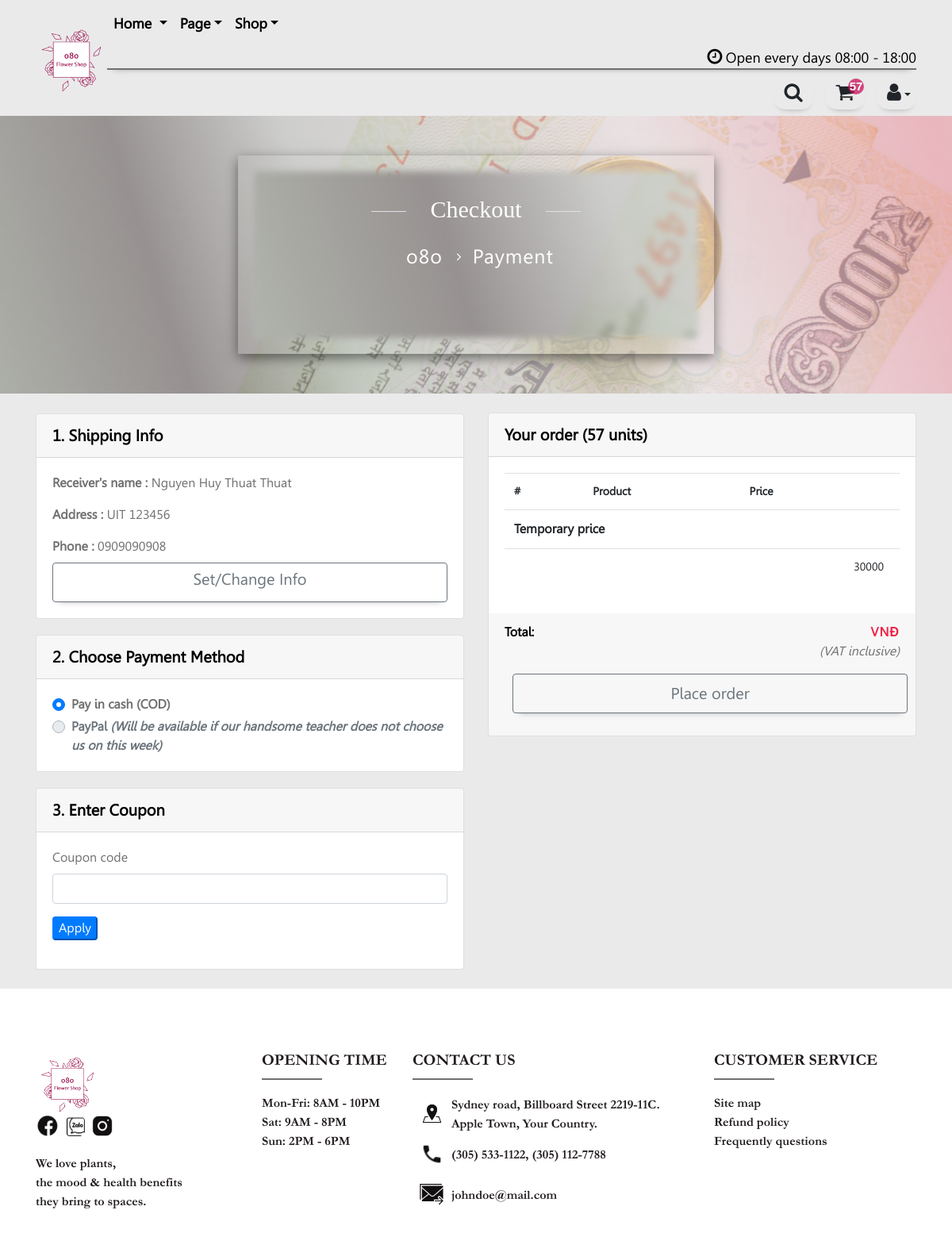
The page /checkout/ (signed in) on the database its author committed.
### user/models.py (models this page shows, shortened)
class CustomUser(AbstractUser):
    name = models.CharField(max_length = 150, blank=True, null=True)
    cell_phone = models.CharField(max_length = 10, blank=True, null=True)
    city = models.CharField(max_length = 50, blank=True, null=True)
    district = models.CharField(max_length = 50, blank=True, null=True)
    address = models.CharField(max_length = 150, blank=True, null=True)

### flowershop/views.py (the view)
# urls.py: path('checkout/',views.checkout,name='flowershop-checkout'),
@login_required
def checkout(request):
    if checkcart(request).content.decode("utf-8") == "invalid":
        return HttpResponseRedirect('/cart/')
    context = {
        'page_title': 'Checkout',
        'cart_count': cartcount(request),
    }
    return render(request, 'checkout.html', context)

### flowershop/models.py (called while the page is built)
    def __str__(self):
        return self.name

### flowershop/views.py (called while the page is built)
def cartcount(request):
    try:
        items = list(Cart.objects.filter(user = request.user).values('quantity'))
        count = sum(item['quantity'] for item in items)
        return count
    except:
        return 0

@login_required
def checkcart(request):
    items = Cart.objects.filter(user = request.user)
    for item in items:
        product = Product.objects.get(name = item.product)
        if product.quantity < item.quantity:
            return HttpResponse("invalid")
    return HttpResponse("valid")

### flowershop/templates/checkout.html (shortened to what this page needs)
{% extends 'base.html' %}
{% load static %}
{% block css %}
<link rel="stylesheet" href="{% static 'css/style.css' %}">
<link rel="stylesheet" href="{% static 'css/header.css' %}">
<link rel="stylesheet" href="{% static 'cart-css/cart-title.css' %}">
<link rel="stylesheet" href="{% static 'css/checkout.css' %}">
<link rel="stylesheet" href="{% static 'css/footer.css' %}">
{% endblock %}
{% block content %}
<section class="title">
	<div class="container-fluid title d-flex align-items-center">
		<div class="col-12 banner-text">
			<div class="box wrap w-100 align-items-center checkout-box">
				<div class="row">
					<div class="col-md-3 col-sm-2 p-0">
					</div>
					<div class="col-md-1 col-sm-1 border-top p-0">
					</div>
					<div class="col-md-4 col-sm-6 p-0">
						<h2 class="text-capitalize">Checkout</h2>
					</div>
					<div class="col-md-1 col-sm-1 border-top p-0">
					</div>
					<div class="col-md-3 col-sm-2 p-0">
					</div>
				</div>
				<div class="box-item-inner">
					<span><a class="btn-link" href="{% url 'flowershop-home' %}" typeof="WebPage" title="Go to home">
							o8o
						</a>
					</span>
					<i class="fa fa-angle-right" aria-hidden="true"></i>
					<span> Payment</span>
				</div>
			</div>
		</div>
	</div>
</section>
<article class="checkout-detail-section" style="background-color: #EAEAEB;">
	<div class="container mb-5">
		<div class="row justify-content-between ">
			<div class="card-address col-sm-11 col-md-10 col-lg-6 mb-4">
				<div class="card w-100 " style="margin-top: 25px !important; margin-left: 20px;">
					<div class="card-header">
						1. Shipping Info
					</div>
					<div class="card-body">
						<div id="profile-display">
							<p class="card-text name-text"> <span class="font-weight-bold">Receiver's name :</span> {{ user.name }}</p>
							<p class="card-text address-text"> <span class="font-weight-bold">Address :</span> {{ user.address }}</p>
							<p class="card-text phone-text"><span class="font-weight-bold">Phone :</span> {{ user.cell_phone }}</p>
						</div>
						<a href="#" class="btn btn-outline-secondary btn-lg w-100 mt-2 ml-0" id="change-address-btn" style="border-radius:4px !important; line-height: 25px !important;">Set/Change Info</a>
					</div>
				</div>
				<div class="card w-100" style="margin-top: 20px !important; margin-left: 20px;">
					<div class="card-header">
						2. Choose Payment Method
					</div>
					<div class="card-body ">
						<form>
							<div class="custom-control custom-radio pay-cod">
								<label class="custom-control-label" for="customRadio">
									<strong>Pay in cash (COD)</strong>
								</label>
							</div>
							<div class="custom-control custom-radio mt-1">
								<label class="custom-control-label" for="customRadio2">
									<strong>PayPal <span class="font-italic">(Will be available if our handsome teacher does not choose us on this week)</span></strong>
								</label>
							</div>
						</form>
					</div>
				</div>
				<div class="card w-100" style="margin-top: 20px !important; margin-left: 20px;">
					<div class="card-header">
						3. Enter Coupon
					</div>
					<div class="card-body ">
						<form id="form-coupon">
							<div class="form-group">
								<label for="coupon">Coupon code</label>
								<input value="" name="coupon" type="text" class="form-control" id="counpon" required>
							</div>
							<div class="form-group">
								<input class="btn-primary rounded" value="Apply" type="submit" id="apply-coupon">
							</div>
						</form>
					</div>
				</div>
			</div>
			<div class="col-sm-11 col-md-10 col-lg-6 mt-4 mb-4">
				<div class="card-preview card mb-3 float-right mt-3" style="max-width: 24rem;">
					<div class="card-header ">Your order <span id="quantity-product">({{ cart_count }} units)</span></div>
					<div class="card-body text-info">
						<table class="table table-hover product-review-table">
							<thead>
								<tr>
									<th scope="col">#</th>
									<th scope="col">Product</th>
									<th scope="col">Price</th>
									<th class="remove-icon-cell" scope="col"></th>
								</tr>
							</thead>
							<tbody>
								<tr>
									<th colspan="2" scope="row">Temporary price</th>
									<td colspan="2" class="text-right price total-cost">
									</td>
								</tr>
								<tr class="shipping-cost-tr">
									<th scope="row" colspan="2">
									</th>
									<td colspan="2" class="text-right price shipping-cost">30000</td>
								</tr>
							</tbody>
						</table>
					</div>
					<div class="card-footer">
						<strong style="color: black;">Total:</strong>
						<span style="color: rgb(238, 35, 71); letter-spacing: 1px; font-size: 16px;"
							class="float-right font-weight-bold final-cost price"> VNĐ</span>
						<p class="font-italic text-right">(VAT inclusive)</p>
						<form method="POST" enctype="multipart/form-data">
							<div class="form-group">
								<button id="order-btn" type="submit"
									class="btn btn-outline-secondary btn-lg w-100 order-btn"
									style="border-radius:4px !important; line-height: 25px !important;">Place
									order</button>
							</div>
						</form>
					</div>
				</div>
			</div>
		</div>
	</div>
</article>
{% endblock %}

### flowershop/static/css/style.css (style rules this page uses)
body { font-size: 1rem; font-family: leelawad, sans-serif; color: #707070; }
@media (min-width: 1200px) { body { padding-top: 0; } }

### flowershop/static/css/header.css (style rules this page uses)
div > i + span { color: #000; font-size: 18px; cursor: pointer; }
.btn { display: inline-block; width: 50px; height: 50px; border-radius: 30%; box-shadow: 0 6px 8px -8px #00000070 !important; overflow: hidden; position: relative; margin-left: 10px; box-sizing: border-box; line-height: 50px; }

### flowershop/static/cart-css/cart-title.css (style rules this page uses)
.title { width: 100%; height: 350px; overflow: hidden; position: relative; }
.title >div { background-color: #698467; background-repeat: no-repeat; background-position: center center; }
.box { position: relative; width: 40%; height: 250px; max-width: 600px; padding: 50px; box-shadow: 0px 5px 15px rgba(0, 0, 0, .5); overflow: hidden; color: #fff; margin-left: auto; margin-right: auto; text-align: center; }
.box .row .border-top { position: relative; top: 20px; }
.box:before { content: ''; position: absolute; top: 20px; right: 20px; left: 20px; bottom: 20px; background-attachment: fixed; filter: blur(4px); }
.box > .box-item-inner span a { font-size: 25px; letter-spacing: 1px; padding-right: 10px; color: #fff; }
.box > .box-item-inner span { font-size: 25px; letter-spacing: 1px; padding-left: 10px; color: #fff; position: relative; top:15px; }
.box h2 { position: relative; font-family: MinionPro; color: #fff; font-size: 40px; text-align: center; margin-top:0px; margin-left: auto; margin-right: auto; max-width: 100%; cursor: default; }
.fa-angle-right { position: relative; top: 12px; }
@media only screen and (max-width: 1920px) { .box > .box-item-inner { position: relative; } }

### flowershop/static/css/checkout.css (style rules this page uses)
.checkout-box:before { background-image: url('../images/checkout/payment.png') ; }
.title > div { background-image: url('../images/checkout/payment.png') ; }
.product-review-table thead tr th,.product-review-table tbody tr td { padding-right: 20px; font-size: 14px; border-bottom: 1px rgb(49, 48, 48) !important; }
.card-header { font-size: 20px; font-weight: bold; color: black; }
.card-footer { border-top: 1px rgb(75, 73, 73) !important; }
.card { display: table !important; margin: auto !important; }
.card-preview { max-width: 100% !important; width: 100% !important; }

### rows shown on the page
CustomUser: name "Nguyen Huy Thuat Thuat", address "UIT 123456", cell_phone "0909090908"

### other values the page prints
{{ cart_count }} "57"
